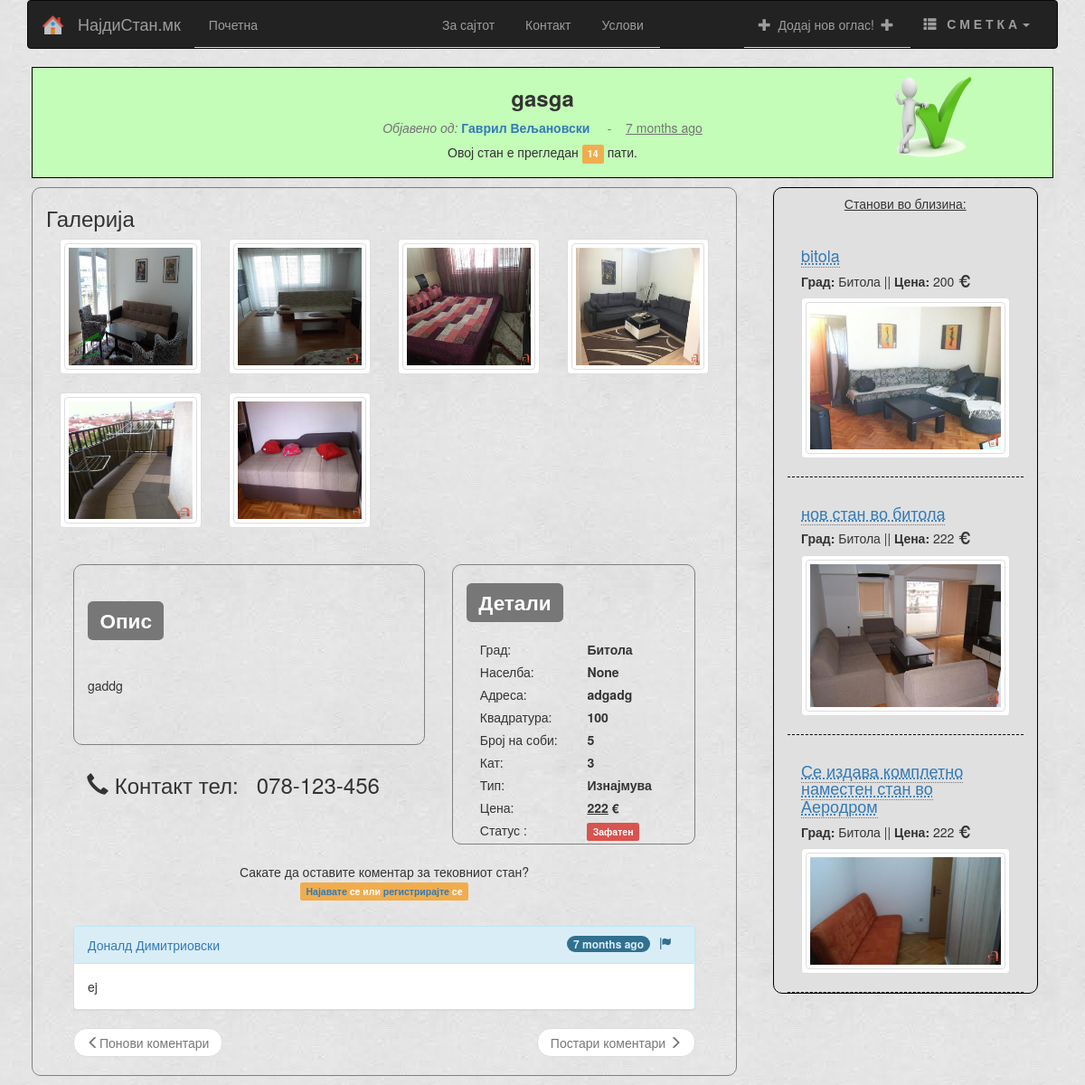
The app's page /listing/preview/34, older data.
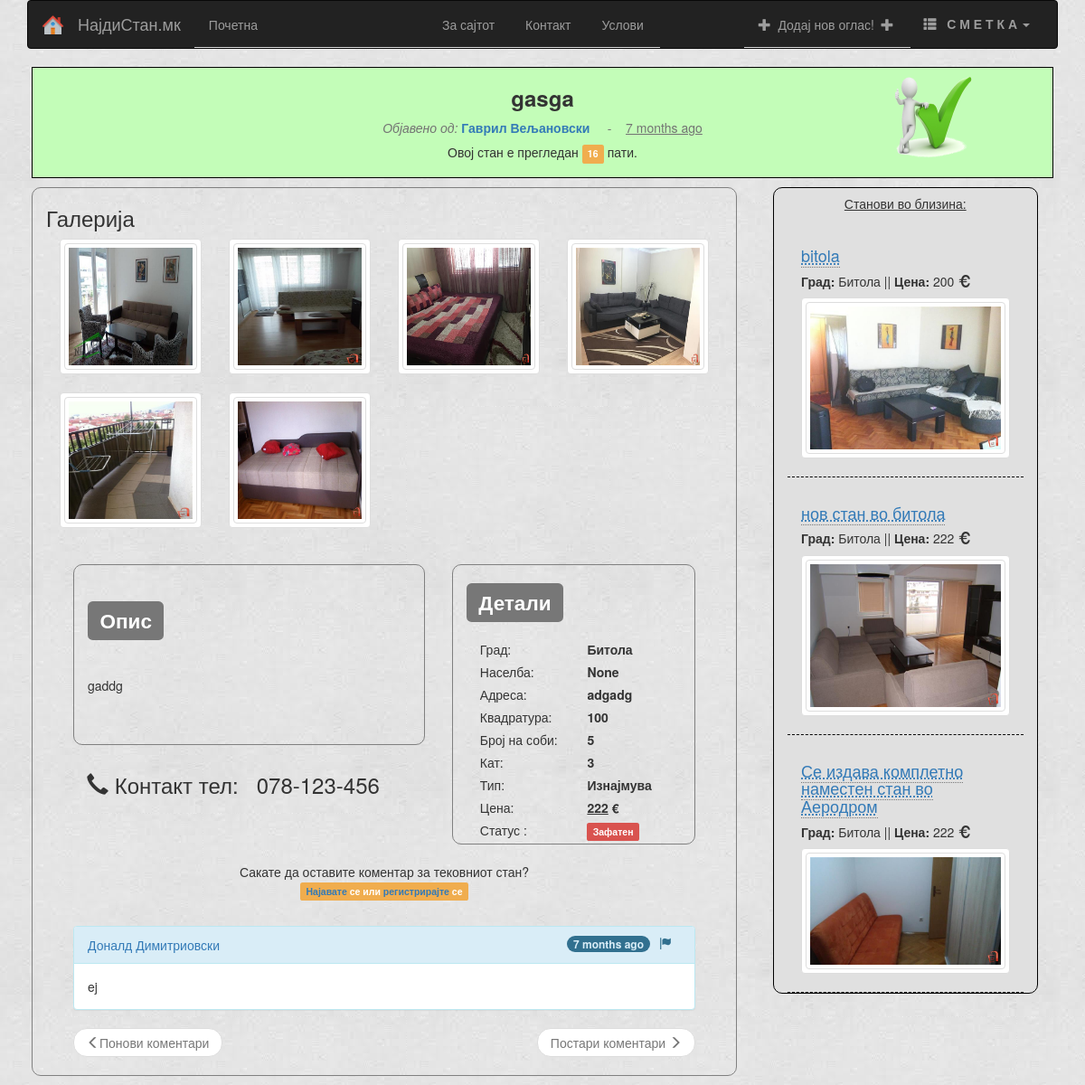
The same page, newer data.
### app/models.py (models this page shows, shortened)
class Condo(db.Model):
    condoId = db.Column(db.Integer, primary_key=True)
    title = db.Column(db.String(30))
    description = db.Column(db.String(150))
    city = db.Column(db.String(30))
    area = db.Column(db.String(30), nullable=True)
    address = db.Column(db.String(80))
    price = db.Column(db.Integer)
    quadrature = db.Column(db.Integer)
    rooms = db.Column(db.Integer)
    floor = db.Column(db.Integer)
    timestamp = db.Column(db.DateTime)
    timesVisited = db.Column(db.Integer)
    available = db.Column(db.Boolean, default=True)
    isApproved = db.Column(db.Boolean, default=False)
    types = db.Column(db.Boolean, default=False)
    user_id = db.Column(db.Integer, db.ForeignKey('users.userId'))
    comsPerCondo = db.relationship('Comment', backref='commentsPerCondo', lazy='dynamic')
    imgsPerCondo = db.relationship('Images', backref='imagesPerCondo', lazy='dynamic')
    actedOn = db.Column(db.Boolean, default=False)

class Users(db.Model):
    userId = db.Column(db.Integer, primary_key=True)
    fullName = db.Column(db.String(100), index=True)
    email = db.Column(db.String(120), index=True, unique=True)
    password = db.Column(db.String(32))
    telNumber = db.Column(db.String(30))
    regIP = db.Column(db.String(20))
    regDate = db.Column(db.DateTime)
    lastSeen = db.Column(db.DateTime)
    isAdmin = db.Column(db.Boolean, default=False)
    interestedIn = db.Column(db.String(120))
    condosOwned = db.relationship('Condo', backref='condoOwner', lazy='dynamic')
    commentsOwned = db.relationship('Comment', backref='commentOwner', lazy='dynamic')
    reportedUser = db.relationship('Reports', backref='userReported', lazy='dynamic')

class Images(db.Model):
    imgId = db.Column(db.Integer, primary_key=True)
    path = db.Column(db.String(256))
    condo_id = db.Column(db.Integer, db.ForeignKey('condo.condoId'))

class Comment(db.Model):
    commendId = db.Column(db.Integer, primary_key=True)
    body = db.Column(db.String(256))
    commTimeStamp = db.Column(db.DateTime)
    user_id = db.Column(db.Integer, db.ForeignKey('users.userId'))
    condo_id = db.Column(db.Integer, db.ForeignKey('condo.condoId'))

### app/views.py (the view)
@app.route('/listing/preview/<int:cid>', methods=['GET', 'POST'])
@app.route('/listing/preview/<int:cid>/<int:comPage>', methods=['GET', 'POST'])
def listingPreview(cid, comPage=1):
    condoID = Condo.query.get(cid)
    if not condoID:
        flash('Не постои таков стан!')
        return redirect(url_for('index'))
    if len(condoID.imgsPerCondo.all()) >= MAX_PICS:
        excessPic = condoID.imgsPerCondo.order_by(Images.path.desc()).first()
        db.session.delete(excessPic)
        db.session.commit()
        os.remove(excessPic.path)
    condoID.timesVisited += 1
    db.session.commit()
    condoPics = condoID.imgsPerCondo.all()
    comments = condoID.comsPerCondo.order_by(Comment.commTimeStamp.desc()).paginate(comPage, COMMENTS_PER_PAGE, False)
    similarCondos = Condo.query.filter(Condo.city == condoID.city, Condo.types == condoID.types, Condo.isApproved == 1).order_by(func.random().desc()).limit(5).all()
    comForm = CommentaryForm()
    return render_template('preview.html',
                           ccid=condoID,
                           cpics=condoPics,
                           coms=comForm,
                           comments=comments,
                           title='Преглед на стан',
                           simCon=similarCondos)

### app/templates/preview.html (shortened to what this page needs)
{% extends 'base.html' %}
{% import 'macros.html' as macros %}
{% block content %}
    <div class="row">
        {% if ccid.isApproved %}
            <div class="page-header" style='border: 1px solid black; margin: 0px 20px; background: #C3FDB8;'>
            <div  style="position: absolute; bottom: 0; right: 120px; top: 80px; z-index:99; cursor: pointer;">
                <img src="../../static/img/icons/condo-approved.png" width="100px" height="100px" data-toggle="tooltip" title="Огласот е верифициран од Администрацијата!">
            </div>
        {% endif %}
            <h3 align="center"><b>{{ccid.title}}</b>
            </h3>
            <span class="help-block text-center"><i>Објавено од:</i> <b><a href="{{url_for('user', userid=ccid.user_id)}}">{{ccid.condoOwner.fullName}}</a></b> &nbsp;&nbsp;&nbsp; - &nbsp;&nbsp;&nbsp;<u>{{momentjs(ccid.timestamp).fromNow()}}</u></span>
            <h5 align="center">Овој стан е прегледан <span class="label label-warning">{{ccid.timesVisited-1}}</span>  пати.</h5>
        </div>
        <div class="col-md-8 col-lg-8" style="border: 1px solid gray; border-radius: 10px; margin: 10px 20px;" >
            <div class="row">
            <div class="col-md-12 col-lg-12 col-sm-12 col-xs-12">
                <h3 text-align="center">Галерија</h3>
                {% if cpics %}
                    {% for cp in cpics %}
                    <div class="col-md-3 col-lg-3 col-sm-6 col-xs-6">
                    <a class="thumbnail" href="{{cp.path[3:]}}" data-lightbox="my-set"  style="display: inline-flex; height: 150px;  " >
                        <img class="img-thumbnail" src="{{cp.path[3:]}}" width="150px" height="150px" />
                    </a>
                    </div>
                    {% endfor %}
                {% else %}
                    <p align="center"><h4><i>Корисникот нема прикачено слики...</i></h4></p>
                {% endif %}
            </div>
            </div>
            <div class="col-md-12 col-lg-12 " >
                <div class="col-md-7 col-lg-7" >
                      <div class="col-md-12 col-lg-12" style=" margin-top: 20px; min-height: 200px; white-space: pre-line; border:1px solid gray; border-radius: 10px;">
                            <h2><span class="label label-default">Опис</span></h2><br>
                            {{ccid.description|safe}}
                      </div>
                      <div class="col-md-12 col-lg-12" style="margin: 10px 0px" >
                           <h3><span class="glyphicon glyphicon-earphone"></span>&nbsp;Контакт тел:&nbsp;&nbsp;&nbsp;{{ccid.condoOwner.telNumber}}</h3>
                      </div>
                </div>
                <div class="col-md-5 col-lg-5 " >
                       <div class="col-md-12 col-lg-12" style=" margin-top: 20px; min-height: 200px; border:1px solid gray; border-radius: 10px;">
                            <h2><span class="label label-default">Детали</span></h2><br>
                            <div class="form-group">
                                <div class="col-sm-6">Град:</div>
                                <div class="col-sm-6"><label class="control-label" >{{ccid.city}}</label></div>
                            </div>
                            <div class="form-group">
                                <div class="col-sm-6">Населба:</div>
                                <div class="col-sm-6"><label class="control-label" >{{ccid.area}}</label></div>
                            </div>
                            <div class="form-group">
                                <div class="col-sm-6">Адреса:</div>
                                <div class="col-sm-6"><label class="control-label" >{{ccid.address}}</label></div>
                            </div>
                            <div class="form-group">
                                <div class="col-sm-6">Квадратура:</div>
                                <div class="col-sm-6"><label class="control-label" >{{ccid.quadrature}}</label></div>
                            </div>
                            <div class="form-group">
                                <div class="col-sm-6">Број на соби:</div>
                                <div class="col-sm-6"><label class="control-label" >{{ccid.rooms}}</label></div>
                            </div>
                            <div class="form-group">
                                <div class="col-sm-6">Кат:</div>
                                <div class="col-sm-6"><label class="control-label" >{{ccid.floor}}</label></div>
                            </div>
                            <div class="form-group">
                                <div class="col-sm-6">Тип:</div>
                                <div class="col-sm-6"><label class="control-label" >
                                    {% if ccid.types %}Изнајмува
                                    {% else %}Продава
                                    {% endif %}
                                </label></div>
                            </div>
                           <div class="form-group">
                                <div class="col-sm-6">Цена:</div>
                                <div class="col-sm-6"><label class="control-label" ><u>{{ccid.price}}</u><b> €</b></label></div>
                            </div>
                           <div class="form-group">
                                <div class="col-sm-6">Статус :</div>
                                <div class="col-sm-6"><label class="control-label" >
                                    {% if ccid.available %} <span class="label label-success">Слободен</span>
                                    {% else %} <span class="label label-danger">Зафатен</span>
                                    {% endif %}
                                </label></div>
                            </div>
                       </div>
                </div>
                <div class="col-md-12 col-lg-12 " style="margin: 20px 0px" >
                         {% if g.user.is_authenticated %}
                            <form action="/comSub" method="post" >
                                {{coms.hidden_tag()}}
                                {{ macros.render_field(coms.body) }}
                                {{ macros.render_field(coms.submit, label_visible=False) }}
                                <h6 class="text-right" style="margin-bottom: 50px;"><i>(Сопственикот на огласот ќе биде известен преку е-маил за Вашиот коментар)</i></h6>
                                <input type="hidden" name="condoId" value="{{ccid.condoId}}">
                            </form>
                         {% else %}
                             <p class="text-center">Сакате да оставите коментар за тековниот стан?<br>
                                 <span class="label label-warning text-center"><a href="/login?next=%2Flisting%2Fpreview%2F{{ccid.condoId}}">Најавате</a> се или <a href="/register"> регистрирајте</a> се</span></p>
                         {% endif %}
                    </div>
                <div class="col-md-12 col-lg-12" >
                    {% if comments.items %}
                        {% for com in comments.items %}
                            {% include 'comment.html' %}
                        {% endfor %}
                     <ul class="pager">
                        {% if comments.has_prev %}<li class="previous"><a href="{{ url_for('listingPreview', cid=ccid.condoId, comPage=comments.prev_num) }}"><span class="glyphicon glyphicon-menu-left"></span> Понови коментари</a></li>
                             {% else %}<li class="previous disabled"><a href="#"><span class="glyphicon glyphicon-menu-left"></span>Понови коментари</a></li>{% endif %}
                        {% if comments.has_next %}<li class="next"><a href="{{ url_for('listingPreview', cid=ccid.condoId, comPage=comments.next_num) }}">Постари коментари <span class="glyphicon glyphicon-menu-right"></span></a></li>
                             {% else %}<li class="next disabled"><a href="#">Постари коментари <span class="glyphicon glyphicon-menu-right"></span></a></li>{% endif %}
                         </ul>
                    {% endif %}
                </div>
            </div>
        </div>
        <div class="col-md-3 col-lg-3" style="border:1px solid black; border-radius: 10px; margin: 10px 20px; background: #E0E0E0 ">
            <h5 class="text-center"><u>Станови во близина:</u></h5>
                {% if simCon %}
                    {% for sim in simCon %}
                        {% if ccid.condoId != sim.condoId %}
                            <div class="col-md-12 col-lg-12" style=" min-height: 200px; border-bottom: 1px dashed black;  margin-top: 20px;">
                                <h4><a href="{{url_for('listingPreview', cid=sim.condoId)}}"><abbr title="{{sim.description}}">{{sim.title}}</abbr></a></h4>
                                <h5><b>Град:</b> {{sim.city}} || <b>Цена:</b> {{sim.price}} <span class="glyphicon glyphicon-eur"></span></h5>
                                {% if sim.imgsPerCondo[0] %}
                                <a class="thumbnail" href="{{sim.imgsPerCondo[0].path[3:]}}"  data-lightbox={{sim.condoId}} >
                                <img class="img-thumbnail" src="{{sim.imgsPerCondo[0].path[3:]}}"  alt="Не постои слика..." style="max-height: 200px;"  /></a>
                                {% else %}
                                <a href="#" >
                                <img class="img-thumbnail" src=""  alt="Не постои слика..." /></a>
                                {% endif %}
                            </div>
                        {% endif %}
                    {% endfor %}
                {% endif %}
        </div>
    </div>
</div>
{% endblock %}

### app/templates/comment.html
    <div class="panel panel-info" id="{{com.commendId}}">
      <div class="panel-heading"><a href="/user/{{com.commentOwner.userId}}">{{com.commentOwner.fullName}}</a>
          {% if com.user_id == g.user.userId or g.user.is_admin %}
           <a id="deleteCom" comID="{{com.commendId}}" class="label label-danger comDelete" style="float: right; margin: 0px 10px; cursor: pointer;" data-toggle="tooltip" title="Бриши коментар"> X </a> &nbsp;&nbsp;&nbsp;
          {% else %}
           <span comID="{{com.commendId}}" userId="{{com.commentOwner.userId}}" cid="{{ccid.condoId}}" class="glyphicon glyphicon-flag comReport" style="float: right; margin: 0px 10px; cursor: pointer;" data-toggle="modal" data-target="#myModal"></span>
          {% endif %}
          <span class="badge" style="display: block; float: right; ">{{momentjs(com.commTimeStamp).fromNow()}}</span>
      </div>
      <div class="panel-body" style="white-space: pre-line;">{{com.body|safe}}</div>
    </div>

Row changes from the older to the newer data that the page shows:
changed Condo "gasga": ccid.timesVisited-1 "14" → "16"
